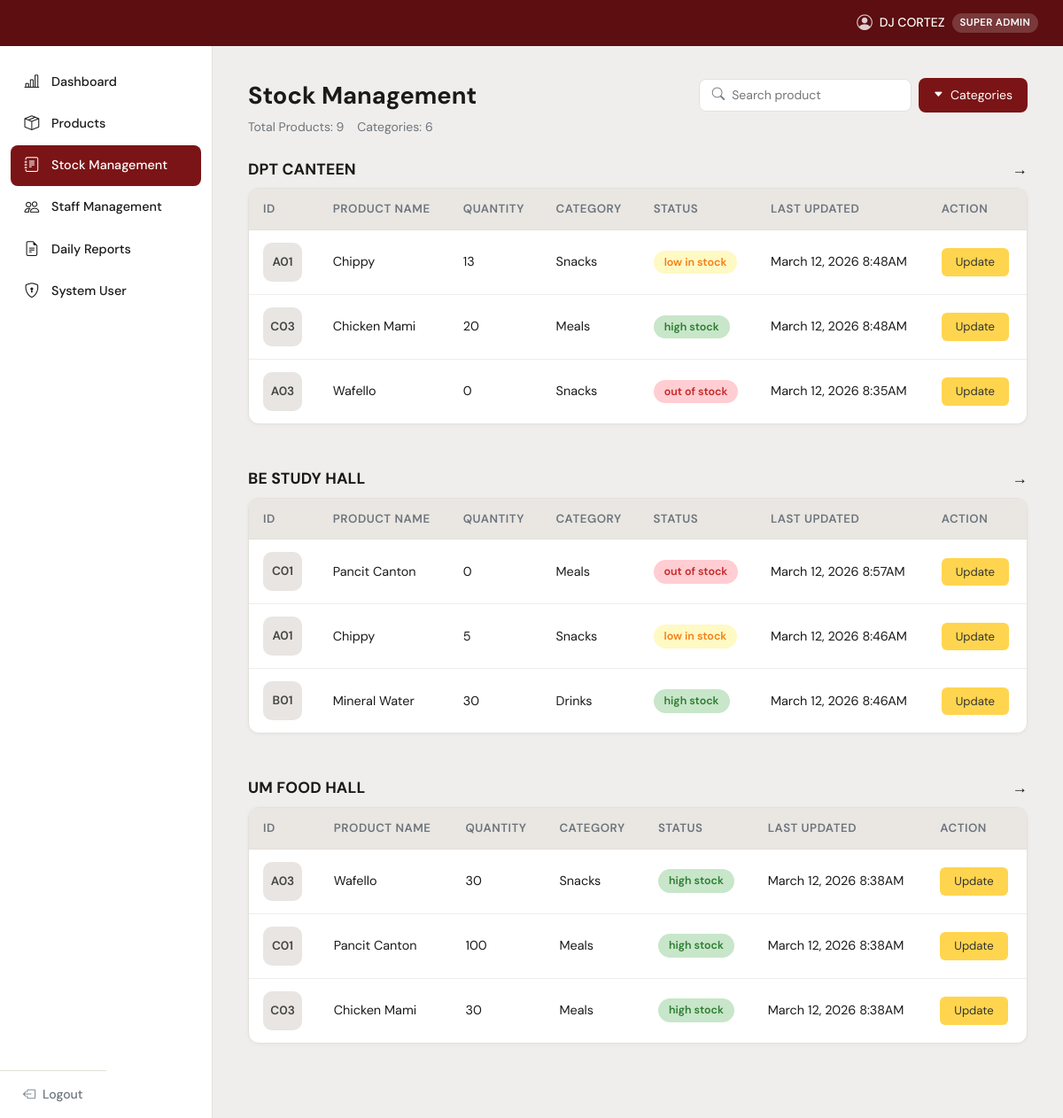
Page /stock.php (signed in) on the committed database.
### tables this page shows
CREATE TABLE `branches` (
  `id` int(11) NOT NULL,
  `name` varchar(100) NOT NULL,
  `code` varchar(20) NOT NULL,
  `address` varchar(255) DEFAULT NULL
);

CREATE TABLE `stocks` (
  `id` int(11) NOT NULL,
  `product_id` int(11) NOT NULL,
  `branch_id` int(11) NOT NULL,
  `quantity` int(11) NOT NULL DEFAULT 0,
  `reorder_level` int(11) NOT NULL DEFAULT 0,
  `last_updated` timestamp NOT NULL DEFAULT current_timestamp() ON UPDATE current_timestamp()
);

CREATE TABLE `products` (
  `id` int(11) NOT NULL,
  `product_id` varchar(20) NOT NULL,
  `name` varchar(150) NOT NULL,
  `category_id` int(11) DEFAULT NULL,
  `cost_price` decimal(10,2) NOT NULL DEFAULT 0.00,
  `selling_price` decimal(10,2) NOT NULL DEFAULT 0.00,
  `created_at` timestamp NOT NULL DEFAULT current_timestamp()
);

CREATE TABLE `categories` (
  `id` int(11) NOT NULL,
  `name` varchar(100) NOT NULL,
  `created_at` timestamp NOT NULL DEFAULT current_timestamp(),
  `prefix` char(2) DEFAULT NULL
);

### includes/config.php (called while the page is built, shortened)
<?php
function sanitize($data) {
    return htmlspecialchars(strip_tags(trim($data)));
}
?>

### stock.php (the view, shortened to what this page needs)
<?php
require_once 'includes/config.php';
$db = getDB();
$search   = sanitize($_GET['q'] ?? '');
$cat_filter = (int)($_GET['cat'] ?? 0);
$branches   = $db->query("SELECT * FROM branches ORDER BY id")->fetch_all(MYSQLI_ASSOC);
$categories = $db->query("SELECT * FROM categories ORDER BY name")->fetch_all(MYSQLI_ASSOC);
$total_products = $db->query("SELECT COUNT(*) FROM products")->fetch_row()[0];
$total_cats     = count($categories);
$branch_stocks = [];
foreach ($branches as $b) {
    $bid   = $b['id'];
    $where = "WHERE s.branch_id=$bid";
    $rows = $db->query("SELECT s.id, p.product_id, p.name, c.name as cat_name, s.quantity, s.last_updated
        FROM stocks s
        JOIN products p ON p.id=s.product_id
        LEFT JOIN categories c ON c.id=p.category_id
        $where ORDER BY s.last_updated DESC LIMIT 3")->fetch_all(MYSQLI_ASSOC);
    $branch_stocks[$bid] = $rows;
}
include 'includes/header.php';
?>
<div class="d-flex align-items-start justify-content-between mb-1">
    <div>
        <div class="page-title">Stock Management</div>
        <div class="page-subtitle">Total Products: <?= $total_products ?> &nbsp;&nbsp; Categories: <?= $total_cats ?></div>
    </div>
    <div class="d-flex align-items-center gap-3">
        <form method="GET" class="d-flex align-items-center gap-2">
            <div class="search-box">
                <i class="bi bi-search"></i>
                <input type="text" name="q" placeholder="Search product" value="<?= htmlspecialchars($search) ?>">
            </div>
            <div class="dropdown">
                <button class="btn btn-sm d-flex align-items-center gap-2" style="background:var(--maroon);color:#fff;border-radius:8px;padding:8px 16px;" type="button" data-bs-toggle="dropdown">
                    <i class="bi bi-caret-down-fill" style="font-size:.7rem;"></i> Categories
                </button>
            </div>
        </form>
    </div>
</div>
<div class="mt-4">
<?php foreach ($branches as $b):
    $rows = $branch_stocks[$b['id']];
?>
<div class="mb-5">
    <div class="d-flex align-items-center justify-content-between mb-2">
        <div class="section-title mb-0" style="font-size:1.1rem;letter-spacing:.01em;"><?= strtoupper(htmlspecialchars($b['name'])) ?></div>
        <a href="stock_branch.php?branch=<?= $b['id'] ?>&q=<?= urlencode($search) ?>&cat=<?= $cat_filter ?>" style="color:var(--text-main);text-decoration:none;font-size:1.1rem;">→</a>
    </div>
    <div class="c-card">
        <div style="overflow-x:auto;">
        <table class="c-table">
            <thead>
                <tr>
                    <th>ID</th>
                    <th>Product Name</th>
                    <th>Quantity</th>
                    <th>Category</th>
                    <th>Status</th>
                    <th>Last Updated</th>
                    <th>Action</th>
                </tr>
            </thead>
            <tbody>
                <?php if (empty($rows)): ?>
                <tr><td colspan="7" class="text-center py-4 text-muted" style="font-size:.875rem;">No stock records found.</td></tr>
                <?php else: ?>
                <?php foreach ($rows as $s):
                    $qty = (int)$s['quantity'];
                    if ($qty === 0)    { $cls = 'status-out';  $label = 'out of stock'; }
                    elseif ($qty <= 15) { $cls = 'status-low';  $label = 'low in stock'; }
                    else               { $cls = 'status-high'; $label = 'high stock'; }
                ?>
                <tr>
                    <td><span class="id-badge"><?= htmlspecialchars($s['product_id']) ?></span></td>
                    <td><?= htmlspecialchars($s['name']) ?></td>
                    <td><?= $qty ?></td>
                    <td><?= htmlspecialchars($s['cat_name'] ?? '—') ?></td>
                    <td><span class="status-pill <?= $cls ?>"><?= $label ?></span></td>
                    <td><?= date('F j, Y g:iA', strtotime($s['last_updated'])) ?></td>
                    <td><a href="update_stock.php?id=<?= $s['id'] ?>" class="btn btn-edit2 btn-sm">Update</a></td>
                </tr>
                <?php endforeach; ?>
                <?php endif; ?>
            </tbody>
        </table>
        </div>
    </div>
</div>
<?php endforeach; ?>
</div>
<?php include 'includes/footer.php'; ?>

### includes/header.php (style rules this page uses)
:root { --maroon: #7B1416; --maroon-dark: #5C0E10; --maroon-light: #A03030; --crimson: #C1375A; --bg-body: #F0EEEC; --sidebar-w: 240px; --header-h: 52px; --text-main: #1a1a1a; --text-muted: #6c757d; --card-bg: #FFFFFF; --border: #E4E0DC; --tbl-header: #EAE6E2; }
*, *::before, *::after { box-sizing: border-box; margin: 0; padding: 0; }
body { font-family: 'DM Sans', sans-serif; background: var(--bg-body); color: var(--text-main); min-height: 100vh; }
.page-title { font-size: 1.7rem; font-weight: 700; margin-bottom: 4px; }
.page-subtitle { color: var(--text-muted); font-size: .875rem; }
.c-card { background: var(--card-bg); border-radius: 12px; border: 1px solid var(--border); box-shadow: 0 1px 4px rgba(0,0,0,.04); }
.c-table { width: 100%; border-collapse: separate; border-spacing: 0; }
.c-table thead th { background: var(--tbl-header); padding: 13px 16px; font-size: .83rem; font-weight: 600; color: var(--text-muted); text-transform: uppercase; letter-spacing: .04em; border-bottom: 1px solid var(--border); }
.c-table thead th:first-child { border-radius: 8px 0 0 0; }
.c-table thead th:last-child { border-radius: 0 8px 0 0; }
.c-table tbody td { padding: 14px 16px; font-size: .9rem; border-bottom: 1px solid #F0EDEA; vertical-align: middle; }
.c-table tbody tr:last-child td { border-bottom: none; }
.id-badge { display: inline-flex; align-items: center; justify-content: center; width: 44px; height: 44px; border-radius: 10px; background: #E8E5E2; font-size: .85rem; font-weight: 600; color: #444; }
.btn-edit2 { background: #FFD54F; color: #333; border: none; border-radius: 6px; padding: 6px 16px; font-size: .82rem; }
.status-pill { display: inline-flex; align-items: center; padding: 4px 12px; border-radius: 20px; font-size: .78rem; font-weight: 600; gap: 6px; }
.status-out { background: #FFCDD2; color: #C62828; }
.status-low { background: #FFF9C4; color: #F57F17; }
.status-high { background: #C8E6C9; color: #2E7D32; }
.search-box { display: flex; align-items: center; gap: 8px; border: 1.5px solid var(--border); border-radius: 8px; padding: 7px 14px; background: #fff; width: 240px; }
.search-box input { border: none; outline: none; background: transparent; font-size: .875rem; width: 100%; color: var(--text-main); }
.search-box i { color: var(--text-muted); font-size: .9rem; }
.section-title { font-size: 1.05rem; font-weight: 700; margin-bottom: 20px; }

### rows in the picture
branches: name "DPT CANTEEN"
stocks: product.product_id "A01", product.name "Chippy", quantity "13", categories.name "Snacks", quantity "low in stock", last_updated "March 12, 2026 8:48AM"
stocks: product.product_id "C03", product.name "Chicken Mami", quantity "20", categories.name "Meals", quantity "high stock", last_updated "March 12, 2026 8:48AM"
stocks: product.product_id "A03", product.name "Wafello", quantity "0", categories.name "Snacks", quantity "out of stock", last_updated "March 12, 2026 8:35AM"
branches: name "BE STUDY HALL"
stocks: product.product_id "C01", product.name "Pancit Canton", quantity "0", categories.name "Meals", quantity "out of stock", last_updated "March 12, 2026 8:57AM"
stocks: product.product_id "A01", product.name "Chippy", quantity "5", categories.name "Snacks", quantity "low in stock", last_updated "March 12, 2026 8:46AM"
stocks: product.product_id "B01", product.name "Mineral Water", quantity "30", categories.name "Drinks", quantity "high stock", last_updated "March 12, 2026 8:46AM"
branches: name "UM FOOD HALL"
stocks: product.product_id "A03", product.name "Wafello", quantity "30", categories.name "Snacks", quantity "high stock", last_updated "March 12, 2026 8:38AM"
stocks: product.product_id "C01", product.name "Pancit Canton", quantity "100", categories.name "Meals", quantity "high stock", last_updated "March 12, 2026 8:38AM"
stocks: product.product_id "C03", product.name "Chicken Mami", quantity "30", categories.name "Meals", quantity "high stock", last_updated "March 12, 2026 8:38AM"

### other values in the picture
$_SESSION['full_name'] "DJ CORTEZ"
roleBadge($_role) "SUPER ADMIN"
$total_products "9"
$total_cats "6"
